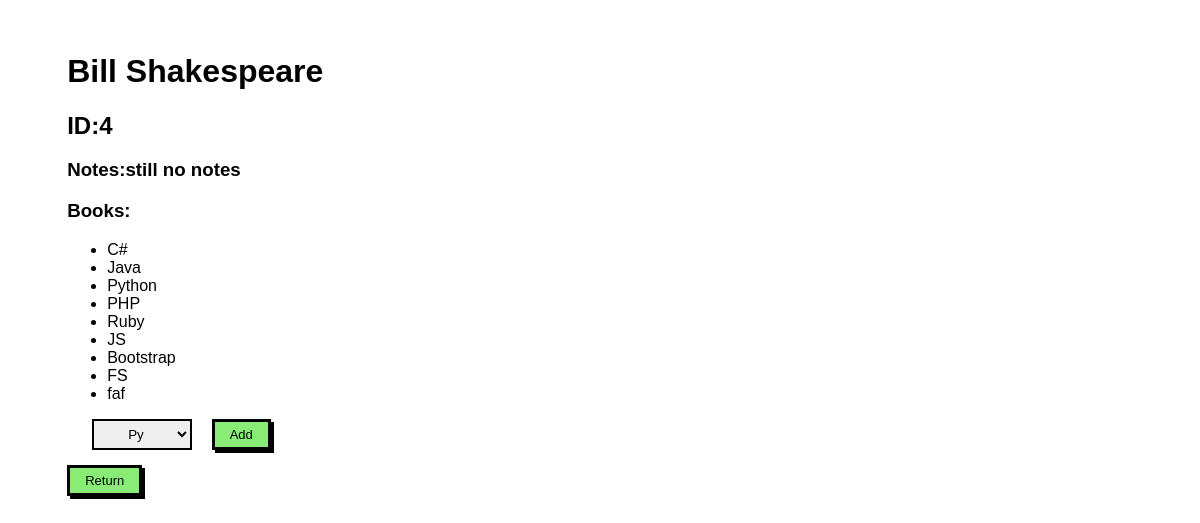
/author/4, run on the app's committed database.
### books_authors_app/models.py (models this page shows, shortened)
class author(models.Model):
    first_name = models.CharField(max_length=45)
    last_name = models.CharField(max_length=45)
    notes = models.TextField()
    books = models.ManyToManyField(book,related_name="authors")
    created_at = models.DateTimeField(auto_now_add=True)
    updated_at = models.DateTimeField(auto_now=True)
    def show(id):
        return author.objects.get(id=int(id))

class book(models.Model):
    title = models.CharField(max_length=70)
    desc = models.TextField()
    created_at = models.DateTimeField(auto_now_add=True)
    updated_at = models.DateTimeField(auto_now=True)
    def show_all():
        return book.objects.all()

### books_authors_app/views.py (the view)
# urls.py: path('author/<int:id>', views.author_view),
def author_view(request,id):
    context={
        "oneauthor":author.show(id),
        "allbooks":book.show_all()
    }
    return render(request,"oneauthor.html",context)

### books_authors_app/templates/oneauthor.html (shortened to what this page needs)
<!DOCTYPE html>
<html lang="en">
<head>
    {%load static%}
    <link rel="stylesheet" href="{% static 'css/styling2.css' %}">
</head>
<body>
    <div class="container">
        <h1>{{oneauthor.first_name}} {{oneauthor.last_name}}</h1>
        <h2>ID:{{oneauthor.id}}</h2>
        <h3>Notes:{{oneauthor.notes}}</h3>
        <h3>Books:</h3>
        <ul>
            {%for book in oneauthor.books.all%}
            <li>{{book.title}}</li>
            {%endfor%}
        </ul>
        <form method="post" action="/bookadd">
            <select name="book1">
                {%for bookk in allbooks%}
                {%if bookk not in oneauthor.books.all%}
                <option value="{{bookk.id}}">{{bookk.title}}</option>
                {%endif%}
                {%endfor%}
            </select>
            <button type="submit" class="btn">Add</button>
        </form>
        <form action="/return1">
            <button type="submit" class="btn">Return</button>
        </form>
    </div>
</body>
</html>

### books_authors_app/static/css/styling2.css (style rules this page uses)
* { font-family: sans-serif; }
.container { padding-left: 5%; padding-top: 2%; }
.btn { font-size: small; color: black; background-color: rgb(136, 236, 118); padding: 5px 15px; border: 3px solid black; box-shadow: 3px 3px black; }
select { border: 2px solid black; padding: 5px 30px; margin-bottom: 15px; margin-right: 15px; margin-left: 25px; }

### data on the page
author: first_name "Bill", last_name "Shakespeare", id "4", notes "still no notes"
book: title "C#"
book: title "Java"
book: title "Python"
book: title "PHP"
book: title "Ruby"
book: title "JS"
book: title "Bootstrap"
book: title "FS"
book: title "faf"

### other printed values
form field book1 "Py"
